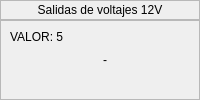
                  <widget class="QWidget" name="page_info5">
                   <layout class="QVBoxLayout" name="verticalLayout_20">
                    <property name="spacing">
                     <number>0</number>
                    </property>
                    <property name="leftMargin">
                     <number>0</number>
                    </property>
                    <property name="topMargin">
                     <number>0</number>
                    </property>
                    <property name="rightMargin">
                     <number>0</number>
                    </property>
                    <property name="bottomMargin">
                     <number>0</number>
                    </property>
                    <item>
                     <widget class="QFrame" name="frame_inf1_5">
                      <property name="minimumSize">
                       <size>
                        <width>0</width>
                        <height>20</height>
                       </size>
                      </property>
                      <property name="frameShape">
                       <enum>QFrame::StyledPanel</enum>
                      </property>
                      <property name="frameShadow">
                       <enum>QFrame::Raised</enum>
                      </property>
                      <layout class="QHBoxLayout" name="horizontalLayout_8">
                       <property name="spacing">
                        <number>0</number>
                       </property>
                       <property name="leftMargin">
                        <number>0</number>
                       </property>
                       <property name="topMargin">
                        <number>0</number>
                       </property>
                       <property name="rightMargin">
                        <number>0</number>
                       </property>
                       <property name="bottomMargin">
                        <number>0</number>
                       </property>
                       <item>
                        <widget class="QLabel" name="label_info1_5">
                         <property name="text">
                          <string>Salidas de voltajes 12V</string>
                         </property>
                         <property name="alignment">
                          <set>Qt::AlignCenter</set>
                         </property>
                        </widget>
                       </item>
                      </layout>
                     </widget>
                    </item>
                    <item>
                     <widget class="QFrame" name="frame_inf2_5">
                      <property name="sizePolicy">
                       <sizepolicy hsizetype="Preferred" vsizetype="Expanding">
                        <horstretch>0</horstretch>
                        <verstretch>0</verstretch>
                       </sizepolicy>
                      </property>
                      <property name="frameShape">
                       <enum>QFrame::StyledPanel</enum>
                      </property>
                      <property name="frameShadow">
                       <enum>QFrame::Raised</enum>
                      </property>
                      <layout class="QHBoxLayout" name="horizontalLayout_41">
                       <item>
                        <widget class="QLabel" name="label_info2_5">
                         <property name="text">
                          <string>VALOR: 5</string>
                         </property>
                         <property name="alignment">
                          <set>Qt::AlignLeading|Qt::AlignLeft|Qt::AlignTop</set>
                         </property>
                        </widget>
                       </item>
                       <item>
                        <widget class="QLabel" name="label_5">
                         <property name="text">
                          <string>-</string>
                         </property>
                        </widget>
                       </item>
                      </layout>
                     </widget>
                    </item>
                   </layout>
                  </widget>
